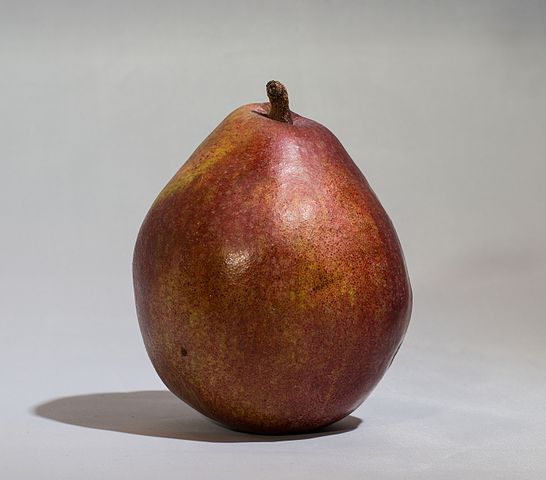
#> input picture HW1-Filters/Source/input3B.jpg, 546 x 480 px
$ python main.py 3 input3B.jpg out.png out.png   (Python 2 division)
#> lines starting #> are read from the running program, lines starting #| are printed output that depends on the picture; pictures that were not available may be replaced by others from this repository, and a replacement may not be noted
#> in Question3, input_image1 is the input picture: shape (480, 546, 3); mean B, G, R 143.2, 148.9, 163.6
# Instructions:
# For question 1, only modify function: histogram_equalization
# For question 2, only modify functions: low_pass_filter, high_pass_filter, deconvolution
# For question 3, only modify function: laplacian_pyramid_blending

import os
import sys
import cv2
import numpy as np


# [75 lines left out: functions help_message, histogram_equalization, Question1, not called in this run]


# ===================================================
# ===== Question 2: Frequency domain filtering ======
# ===================================================


def ft(im, newsize=None):
    dft = np.fft.fft2(np.float32(im), newsize)
    return np.fft.fftshift(dft)


# [86 lines left out: functions ift, low_pass_filter, high_pass_filter, deconvolution, Question2, not called in this run]


# ===================================================
# ===== Question 3: Laplacian pyramid blending ======
# ===================================================


def laplacian_pyramid_blending(A, B):
    n = 5
    print A.shape, B.shape
#| (480, 546, 3) (480, 546, 3)
    if(A.shape[0] < A.shape[1]):
        A = A[:, :A.shape[0]]
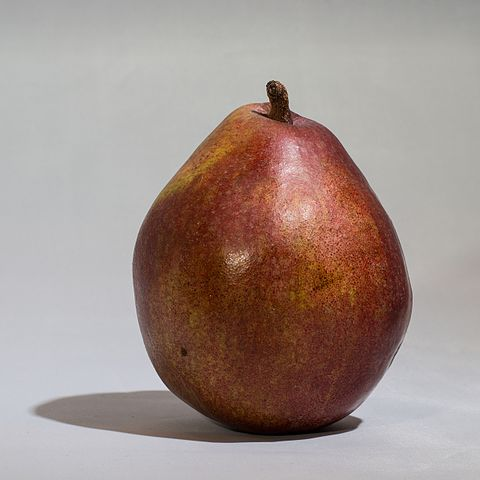
#> A: shape (480, 480, 3); mean of channels 0, 1, 2 139.5, 145.6, 162; drawn as B, G, R
        B = B[:A.shape[0], :A.shape[0]]
    else:
        A = A[:A.shape[1],:]
        B = B[:A.shape[1],:A.shape[1]]
    #referred from opencv tutorial
    #Write laplacian pyramid blending codes here
    #img_out = img_in1 # Blending result
    # generate Gaussian pyramid for A
    G = A.copy()
    gpA = [G]
    print G.shape
#| (480, 480, 3)
    for i in xrange(n):
        G = cv2.pyrDown(G)
        print G.shape
        gpA.append(G)
#> this loop made 5 passes
#> pass 3, in laplacian_pyramid_blending, `G = cv2.pyrDown(G)`:
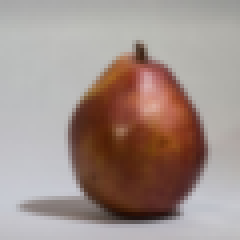
#> G: shape (60, 60, 3) (shown 4 times larger); mean of channels 0, 1, 2 139.4, 145.5, 162; drawn as B, G, R
#> after the loop, gpA = 6 items
    # generate Gaussian pyramid for B
    G = B.copy()
    gpB = [G]
    print G.shape
#| (480, 480, 3)
    for i in xrange(n):
        G = cv2.pyrDown(G)
        print G.shape
        gpB.append(G)
#> after the loop, gpB = 6 items
    # generate Laplacian Pyramid for A
    print "laplaclian pyramids"
    lpA = [gpA[n-1]]
    for i in xrange(n-1, 0, -1):
        print gpA[i].shape
        GE = cv2.pyrUp(gpA[i])
        print GE.shape
        if(gpA[i-1].shape != GE.shape):
            GE = GE[:gpA[i-1].shape[1],:gpA[i-1].shape[1]]
        L = cv2.subtract(gpA[i - 1], GE)
        lpA.append(L)
#> this loop made 4 passes
#> pass 1, in laplacian_pyramid_blending, `GE = cv2.pyrUp(gpA[i])`:
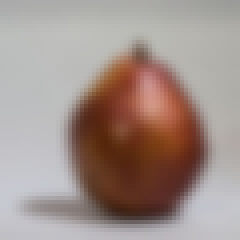
#> GE: shape (60, 60, 3) (shown 4 times larger); mean of channels 0, 1, 2 139.6, 145.7, 162.1; drawn as B, G, R
#> pass 2, in laplacian_pyramid_blending, `GE = cv2.pyrUp(gpA[i])`:
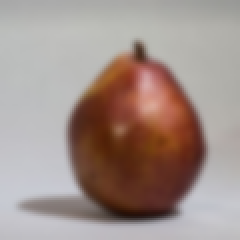
#> GE: shape (120, 120, 3) (shown 2 times larger); mean of channels 0, 1, 2 139.5, 145.6, 162.1; drawn as B, G, R
#> after the loop, lpA = 5 items
    # generate Laplacian Pyramid for B
    lpB = [gpB[n-1]]
    for i in xrange(n-1, 0, -1):
        GE = cv2.pyrUp(gpB[i])
        print GE.shape
        if(gpB[i-1].shape != GE.shape):
            GE = GE[:gpB[i-1].shape[1],:gpB[i-1].shape[1]]
        L = cv2.subtract(gpB[i - 1], GE)
        lpB.append(L)
#> this loop made 4 passes
#> pass 3, in laplacian_pyramid_blending, `L = cv2.subtract(gpB[i - 1], GE)`:
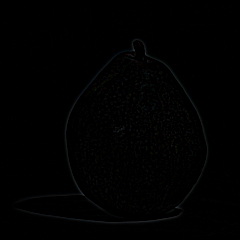
#> L: shape (240, 240, 3); mean of channels 0, 1, 2 1, 1, 0.9; drawn as B, G, R
#> after the loop, lpB = 5 items
    # Now add left and right halves of images in each level
    LS = []
    for la, lb in zip(lpA, lpB):
        rows, cols, dpt = la.shape
        ls = np.hstack((la[:, 0:cols / 2], lb[:, cols / 2:]))
        LS.append(ls)
#> this loop made 5 passes
#> (rows, cols) on passes 1 to 5: (30, 30), (60, 60), (120, 120), (240, 240), (480, 480)
#> pass 1, in laplacian_pyramid_blending, `ls = np.hstack((la[:, 0:cols / 2], lb[:, cols / 2:]))`:
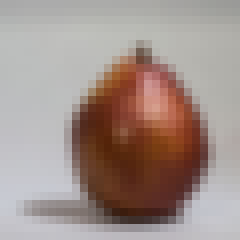
#> ls: shape (30, 30, 3) (shown 8 times larger); mean of channels 0, 1, 2 139.4, 145.5, 161.9; drawn as B, G, R
#> after the loop, LS = 5 items
    # now reconstruct
    ls_ = LS[0]
    for i in xrange(1, n):
        ls_ = cv2.pyrUp(ls_)
        print ls_.shape
        print LS[i].shape
        if(LS[i].shape != ls_.shape):
            ls_ = ls_[:LS[i].shape[1],:LS[i].shape[1]]
        ls_ = cv2.add(ls_, LS[i])
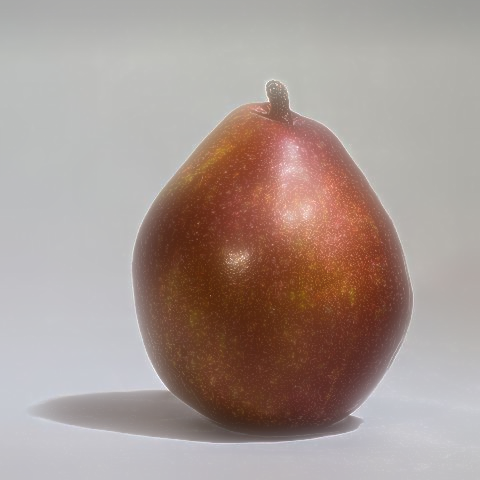
#> ls_: shape (480, 480, 3); mean of channels 0, 1, 2 146.4, 152.3, 168; drawn as B, G, R
    # image with direct connecting each half
    img_out = np.hstack((A[:, :cols/2], B[:, cols/2:]))
    cv2.imwrite('Pyramid_blending2.jpg', ls_)
    return True, ls_


def Question3():

    # Read in input images
    input_image1 = cv2.imread(sys.argv[2], cv2.IMREAD_COLOR)
    input_image2 = cv2.imread(sys.argv[3], cv2.IMREAD_COLOR)

    # Laplacian pyramid blending
    succeed, output_image = laplacian_pyramid_blending(input_image1,
                                                       input_image2)
#> succeed = True

    # Write out the result
    output_name = sys.argv[4] + "5.jpg"
    cv2.imwrite(output_name, output_image)

    return True


if __name__ == '__main__':
    question_number = -1

    # Validate the input arguments
    if (len(sys.argv) < 4):
        help_message()
        sys.exit()
    else:
        question_number = int(sys.argv[1])

        if (question_number == 1 and not (len(sys.argv) == 4)):
            help_message()
            sys.exit()
        if (question_number == 2 and not (len(sys.argv) == 5)):
            help_message()
            sys.exit()
        if (question_number == 3 and not (len(sys.argv) == 5)):
            help_message()
            sys.exit()
        if (question_number > 3 or question_number < 1 or len(sys.argv) > 5):
            print("Input parameters out of bound ...")
            sys.exit()

    function_launch = {
        1: Question1,
        2: Question2,
        3: Question3,
    }

    # Call the function
    function_launch[question_number]()

$ run again, on HW1-Filters/Source/test1.jpg
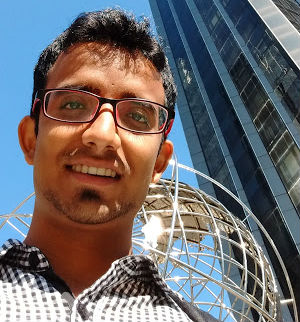
#> input picture HW1-Filters/Source/test1.jpg, 300 x 322 px
#> in Question3, input_image1 is the input picture: shape (322, 300, 3); mean B, G, R 109.4, 106.8, 109.7
#| (322, 300, 3) (322, 300, 3)
#| (300, 300, 3)
#> after the loop in laplacian_pyramid_blending, `for i in xrange(n):`: gpA = 6 items
#| (300, 300, 3)
#> after the loop in laplacian_pyramid_blending, `for i in xrange(n-1, 0, -1):`:
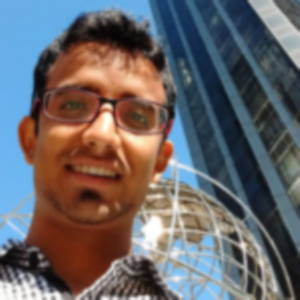
#> GE: shape (300, 300, 3); mean of channels 0, 1, 2 104.1, 101.4, 104.6; drawn as B, G, R
#> after the loop in laplacian_pyramid_blending, `for i in xrange(n-1, 0, -1):`: lpA = 5 items
#> the loop in laplacian_pyramid_blending, `for la, lb in zip(lpA, lpB):` made 5 passes
#> (rows, cols) on passes 1 to 5: (19, 19), (38, 38), (75, 75), (150, 150), (300, 300)
#> after the loop in laplacian_pyramid_blending, `for i in xrange(1, n):`:
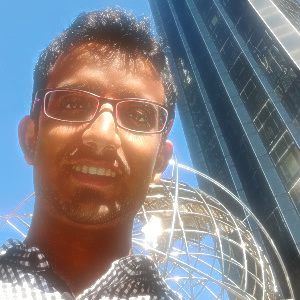
#> ls_: shape (300, 300, 3); mean of channels 0, 1, 2 131.7, 127.1, 128.4; drawn as B, G, R
#> succeed = True

$ run again, on HW1-Filters/Source/test2.jpg
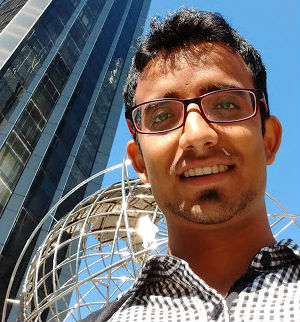
#> input picture HW1-Filters/Source/test2.jpg, 300 x 322 px
#> in Question3, input_image1 is the input picture: shape (322, 300, 3); mean B, G, R 109.4, 106.8, 109.7
#| (322, 300, 3) (322, 300, 3)
#| (300, 300, 3)
#> after the loop in laplacian_pyramid_blending, `for i in xrange(n):`: gpA = 6 items
#| (300, 300, 3)
#> after the loop in laplacian_pyramid_blending, `for i in xrange(n-1, 0, -1):`:
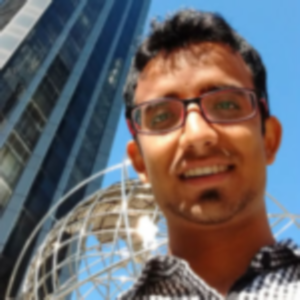
#> GE: shape (300, 300, 3); mean of channels 0, 1, 2 104.1, 101.4, 104.6; drawn as B, G, R
#> after the loop in laplacian_pyramid_blending, `for i in xrange(n-1, 0, -1):`: lpA = 5 items
#> the loop in laplacian_pyramid_blending, `for la, lb in zip(lpA, lpB):` made 5 passes
#> (rows, cols) on passes 1 to 5: (19, 19), (38, 38), (75, 75), (150, 150), (300, 300)
#> after the loop in laplacian_pyramid_blending, `for i in xrange(1, n):`:
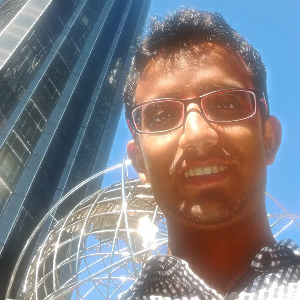
#> ls_: shape (300, 300, 3); mean of channels 0, 1, 2 131.8, 127.1, 128.4; drawn as B, G, R
#> succeed = True
